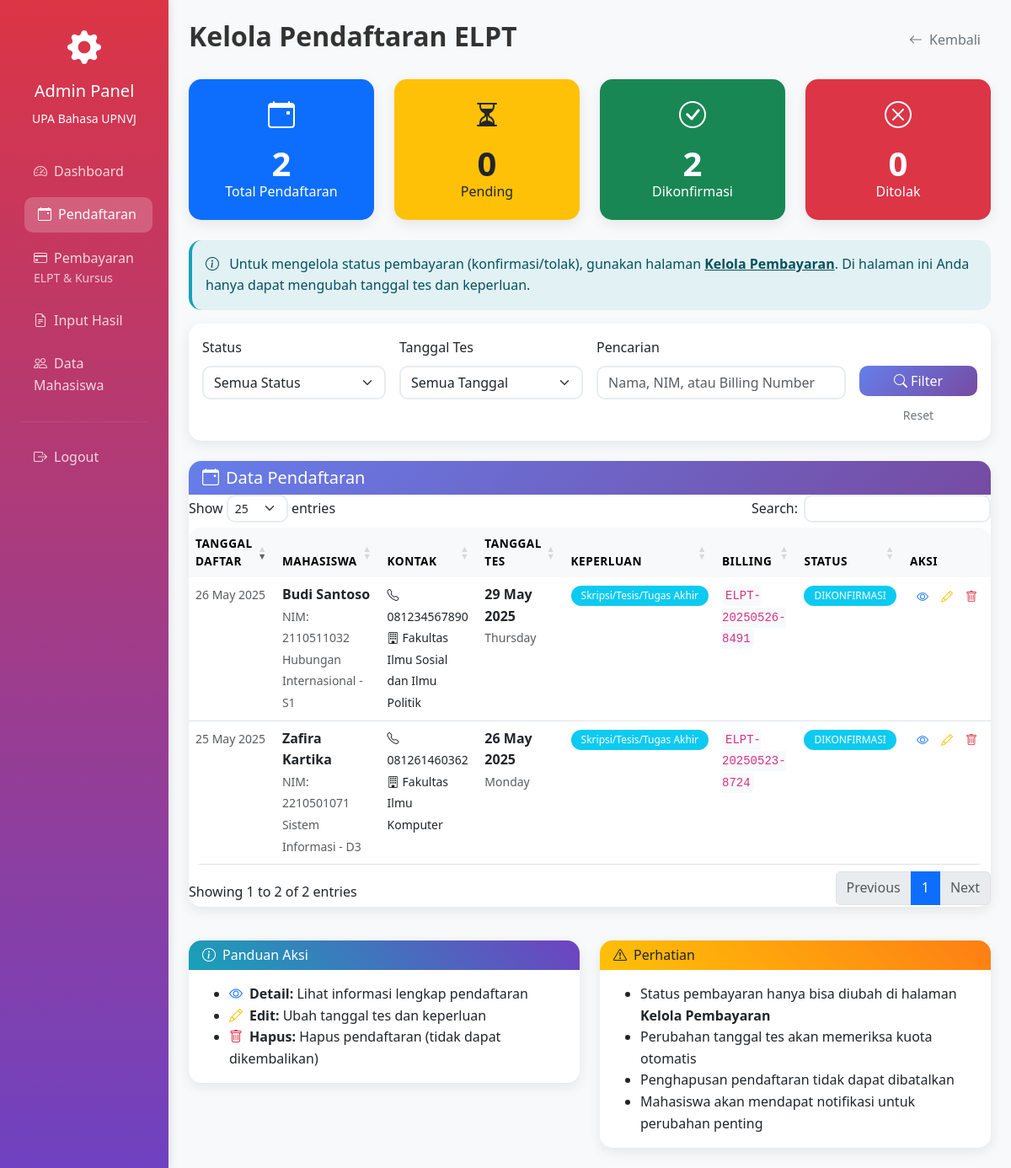
The app's page /admin/registrations.php (signed in), older data.
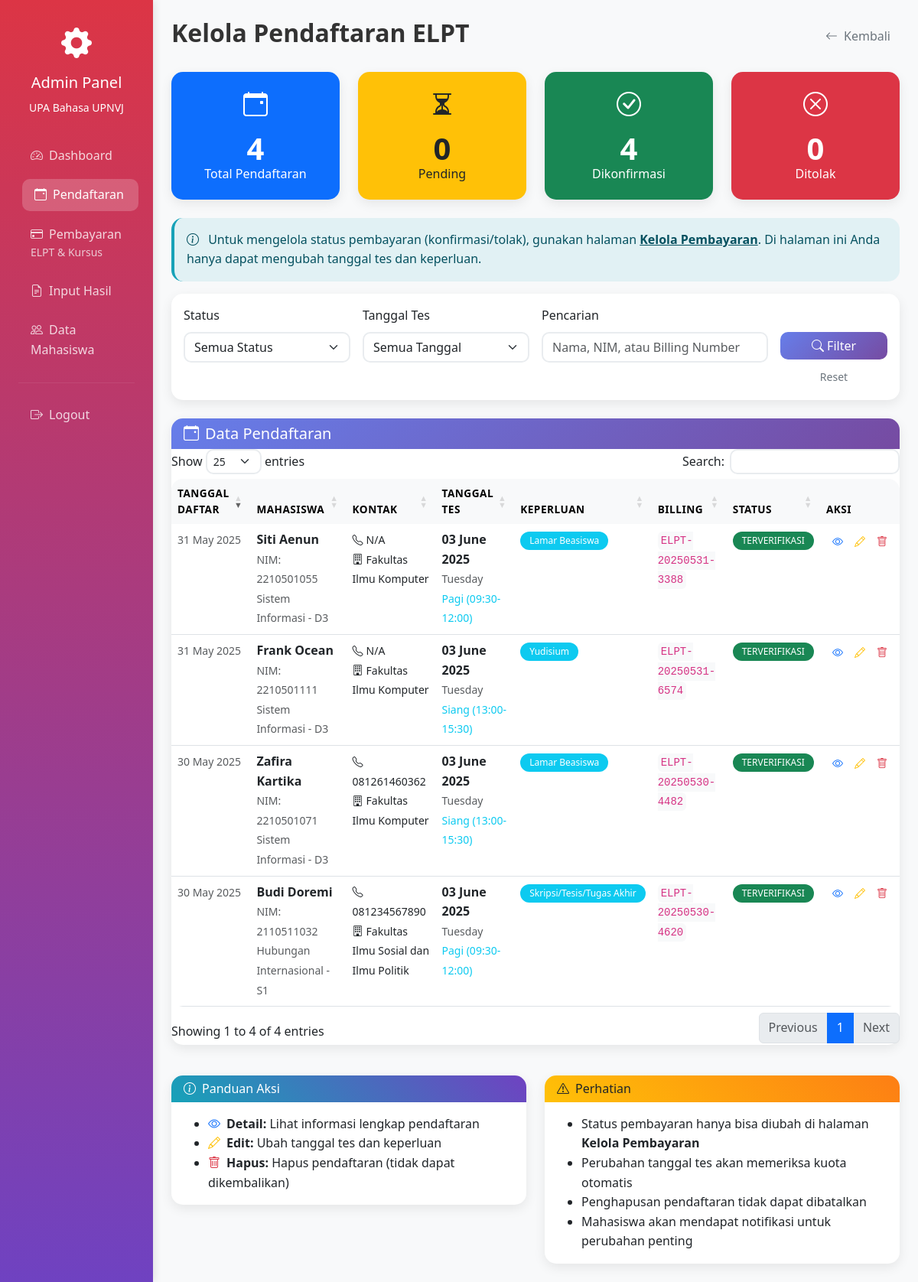
The same page, newer data.
### tables this page shows
CREATE TABLE `elpt_registrations` (
  `id` int(11) NOT NULL,
  `user_id` int(11) NOT NULL,
  `test_date` date NOT NULL,
  `purpose` varchar(100) NOT NULL,
  `time_slot` varchar(20) DEFAULT NULL,
  `payment_status` enum('pending','confirmed','payment_uploaded','payment_verified','rejected') DEFAULT 'pending',
  `billing_number` varchar(50) DEFAULT NULL,
  `payment_proof_file` varchar(255) DEFAULT NULL,
  `payment_proof_uploaded_at` timestamp NULL DEFAULT NULL,
  `payment_proof_deadline` timestamp NULL DEFAULT NULL,
  `registration_confirmed_at` timestamp NULL DEFAULT NULL,
  `created_at` timestamp NOT NULL DEFAULT current_timestamp(),
  `updated_at` timestamp NOT NULL DEFAULT current_timestamp() ON UPDATE current_timestamp()
);

CREATE TABLE `users` (
  `id` int(11) NOT NULL,
  `name` varchar(255) NOT NULL,
  `email` varchar(255) NOT NULL,
  `password` varchar(255) NOT NULL,
  `nim` varchar(10) DEFAULT NULL,
  `role` enum('admin','student') NOT NULL DEFAULT 'student',
  `program` varchar(100) DEFAULT NULL,
  `faculty` varchar(100) DEFAULT NULL,
  `level` enum('D3','S1','S2','S3') DEFAULT NULL,
  `no_telpon` varchar(20) DEFAULT NULL,
  `is_active` tinyint(1) DEFAULT 1,
  `created_at` timestamp NOT NULL DEFAULT current_timestamp(),
  `updated_at` timestamp NOT NULL DEFAULT current_timestamp() ON UPDATE current_timestamp()
);

### config/database.php (called while the page is built, shortened)
<?php
function formatDate($date) {
    return date('d F Y', strtotime($date));
}
function formatTimeSlot($time_slot, $test_date) {
    $selected_date = new DateTime($test_date);
    $day_of_week = $selected_date->format('N');
    switch($time_slot) {
        case 'pagi':
            return ($day_of_week == 6) ? 'Pagi (07:00-09:30)' : 'Pagi (09:30-12:00)';
        case 'siang':
            return ($day_of_week == 6) ? 'Siang (09:30-12:00)' : 'Siang (13:00-15:30)';
    }
}
?>

### admin/registrations.php (the view, shortened to what the rows shown need)
<?php
require_once '../config/database.php';
$sql = "
    SELECT r.*, u.name, u.nim, u.no_telpon, u.program, u.faculty, u.level
    FROM elpt_registrations r
    JOIN users u ON r.user_id = u.id
    WHERE 1=1
";
$params = [];
$sql .= " ORDER BY r.created_at DESC";
$stmt = $pdo->prepare($sql);
$stmt->execute($params);
$registrations = $stmt->fetchAll();
?>
<!DOCTYPE html>
<html lang="id">
<head>
    <link href="https://cdn.jsdelivr.net/npm/bootstrap@5.3.0/dist/css/bootstrap.min.css" rel="stylesheet">
    <link href="https://cdn.jsdelivr.net/npm/bootstrap-icons@1.10.0/font/bootstrap-icons.css" rel="stylesheet">
    <link href="https://cdn.datatables.net/1.11.5/css/dataTables.bootstrap5.min.css" rel="stylesheet">
    <link href="../assets/css/custom.css" rel="stylesheet">
    <link href="../assets/css/admin.css" rel="stylesheet">
</head>
<body class="bg-light">
    <div class="container-fluid">
        <div class="row">
            <div class="col-md-9 col-lg-10 p-4">
                <div class="d-flex justify-content-between align-items-center mb-4">
                    <h2 class="fw-bold">Kelola Pendaftaran ELPT</h2>
                </div>
                <div class="card">
                    <div class="card-body p-0">
                        <?php if (empty($registrations)): ?>
                            <div class="text-center py-5">
                                <i class="bi bi-inbox text-muted" style="font-size: 4rem;"></i>
                                <h5 class="text-muted mt-3">Tidak ada data pendaftaran</h5>
                                <p class="text-muted">Belum ada pendaftaran atau tidak ada yang sesuai dengan filter</p>
                            </div>
                        <?php else: ?>
                            <div class="table-responsive">
                                <table class="table table-hover mb-0 data-table">
                                    <thead class="table-light">
                                        <tr>
                                            <th>Tanggal Daftar</th>
                                            <th>Mahasiswa</th>
                                            <th>Kontak</th>
                                            <th>Tanggal Tes</th>
                                            <th>Keperluan</th>
                                            <th>Billing</th>
                                            <th>Status</th>
                                            <th>Aksi</th>
                                        </tr>
                                    </thead>
                                    <tbody>
                                        <?php foreach ($registrations as $reg): ?>
                                            <tr>
                                                <td>
                                                    <small class="text-muted">
                                                        <?= formatDate($reg['created_at']) ?>
                                                    </small>
                                                </td>
                                                <td>
                                                    <div>
                                                        <strong><?= htmlspecialchars($reg['name']) ?></strong><br>
                                                        <small class="text-muted">
                                                            NIM: <?= htmlspecialchars($reg['nim']) ?><br>
                                                            <?= htmlspecialchars($reg['program']) ?> - <?= htmlspecialchars($reg['level']) ?>
                                                        </small>
                                                    </div>
                                                </td>
                                                <td>
                                                    <small>
                                                        <i class="bi bi-telephone me-1"></i><?= htmlspecialchars($reg['no_telpon'] ?? 'N/A') ?><br>
                                                        <i class="bi bi-building me-1"></i><?= htmlspecialchars($reg['faculty']) ?>
                                                    </small>
                                                </td>
                                                <td>
                                                    <strong><?= formatDate($reg['test_date']) ?></strong><br>
                                                    <small class="text-muted"><?= date('l', strtotime($reg['test_date'])) ?></small>
                                                    <?php if (!empty($reg['time_slot'])): ?>
                                                        <br><small class="text-info"><?= formatTimeSlot($reg['time_slot'], $reg['test_date']) ?></small>
                                                    <?php endif; ?>
                                                </td>
                                                <td>
                                                    <span class="badge bg-info"><?= htmlspecialchars($reg['purpose']) ?></span>
                                                </td>
                                                <td>
                                                    <code class="bg-light p-1 rounded"><?= htmlspecialchars($reg['billing_number']) ?></code>
                                                </td>
                                                <td>
                                                    <span class="badge <?= getRegistrationStatusBadge($reg['payment_status']) ?>">
                                                        <?= getRegistrationStatusText($reg['payment_status']) ?>
                                                    </span>
                                                </td>
                                                <td>
                                                    <div class="btn-group btn-group-sm">
                                                        <button class="btn btn-outline-primary"
                                                                data-bs-toggle="modal"
                                                                data-bs-target="#detailModal"
                                                                data-registration='<?= json_encode($reg) ?>'
                                                                title="Lihat Detail">
                                                            <i class="bi bi-eye"></i>
                                                        </button>
                                                        <button class="btn btn-outline-warning"
                                                                data-bs-toggle="modal"
                                                                data-bs-target="#editModal"
                                                                data-registration='<?= json_encode($reg) ?>'
                                                                title="Edit Tanggal & Keperluan">
                                                            <i class="bi bi-pencil"></i>
                                                        </button>
                                                        <a href="?delete=<?= $reg['id'] ?>"
                                                           class="btn btn-outline-danger confirm-action"
                                                           data-message="Hapus pendaftaran ini?"
                                                           title="Hapus Pendaftaran">
                                                            <i class="bi bi-trash"></i>
                                                        </a>
                                                    </div>
                                                </td>
                                            </tr>
                                        <?php endforeach; ?>
                                    </tbody>
                                </table>
                            </div>
                        <?php endif; ?>
                    </div>
                </div>
            </div>
        </div>
    </div>
</body>
</html>
<?php
function getRegistrationStatusBadge($status) {
    switch($status) {
        case 'confirmed': return 'bg-info text-white';
        case 'payment_verified': return 'bg-success text-white';
    }
}
function getRegistrationStatusText($status) {
    switch($status) {
        case 'confirmed': return 'DIKONFIRMASI';
        case 'payment_verified': return 'TERVERIFIKASI';
    }
}
?>

Row changes from the older to the newer data that the page shows:
removed elpt_registrations: created_at "26 May 2025", user.name "Budi Santoso", user.nim "2110511032", user.program "Hubungan Internasional", user.level "S1", user.no_telpon "081234567890", user.faculty "Fakultas Ilmu Sosial dan Ilmu Politik", test_date "29 May 2025", test_date "Thursday", purpose "Skripsi/Tesis/Tugas Akhir", billing_number "ELPT-20250526-8491", payment_status "DIKONFIRMASI"
removed elpt_registrations: created_at "25 May 2025", user.name "Zafira Kartika", user.nim "2210501071", user.program "Sistem Informasi", user.level "D3", user.no_telpon "081261460362", user.faculty "Fakultas Ilmu Komputer", test_date "26 May 2025", test_date "Monday", purpose "Skripsi/Tesis/Tugas Akhir", billing_number "ELPT-20250523-8724", payment_status "DIKONFIRMASI"
added elpt_registrations: created_at "31 May 2025", user.name "Siti Aenun", user.nim "2210501055", user.program "Sistem Informasi", user.level "D3", user.no_telpon "N/A", user.faculty "Fakultas Ilmu Komputer", test_date "03 June 2025", test_date "Tuesday", formatTimeSlot($reg['time_slot'], $reg['test_date']) "Pagi (09:30-12:00)", purpose "Lamar Beasiswa", billing_number "ELPT-20250531-3388", payment_status "TERVERIFIKASI"
added elpt_registrations: created_at "31 May 2025", user.name "Frank Ocean", user.nim "2210501111", user.program "Sistem Informasi", user.level "D3", user.no_telpon "N/A", user.faculty "Fakultas Ilmu Komputer", test_date "03 June 2025", test_date "Tuesday", formatTimeSlot($reg['time_slot'], $reg['test_date']) "Siang (13:00-15:30)", purpose "Yudisium", billing_number "ELPT-20250531-6574", payment_status "TERVERIFIKASI"
added elpt_registrations: created_at "30 May 2025", user.name "Zafira Kartika", user.nim "2210501071", user.program "Sistem Informasi", user.level "D3", user.no_telpon "081261460362", user.faculty "Fakultas Ilmu Komputer", test_date "03 June 2025", test_date "Tuesday", formatTimeSlot($reg['time_slot'], $reg['test_date']) "Siang (13:00-15:30)", purpose "Lamar Beasiswa", billing_number "ELPT-20250530-4482", payment_status "TERVERIFIKASI"
added elpt_registrations: created_at "30 May 2025", user.name "Budi Doremi", user.nim "2110511032", user.program "Hubungan Internasional", user.level "S1", user.no_telpon "081234567890", user.faculty "Fakultas Ilmu Sosial dan Ilmu Politik", test_date "03 June 2025", test_date "Tuesday", formatTimeSlot($reg['time_slot'], $reg['test_date']) "Pagi (09:30-12:00)", purpose "Skripsi/Tesis/Tugas Akhir", billing_number "ELPT-20250530-4620", payment_status "TERVERIFIKASI"
Text that changed along with them:
array_sum($stats): "2" → "4"
text written by a page script: "Show entries Search: Showing 1 to 2 of 2 entries Previous 1 Next" → "Show entries Search: Showing 1 to 4 of 4 entries Previous 1 Next"
text no longer shown: "2"
text now shown: "4"
